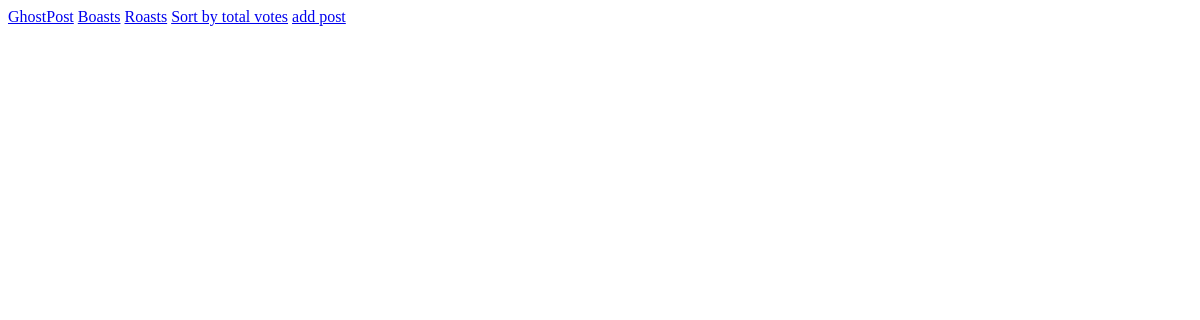
Before: / with the older database file.
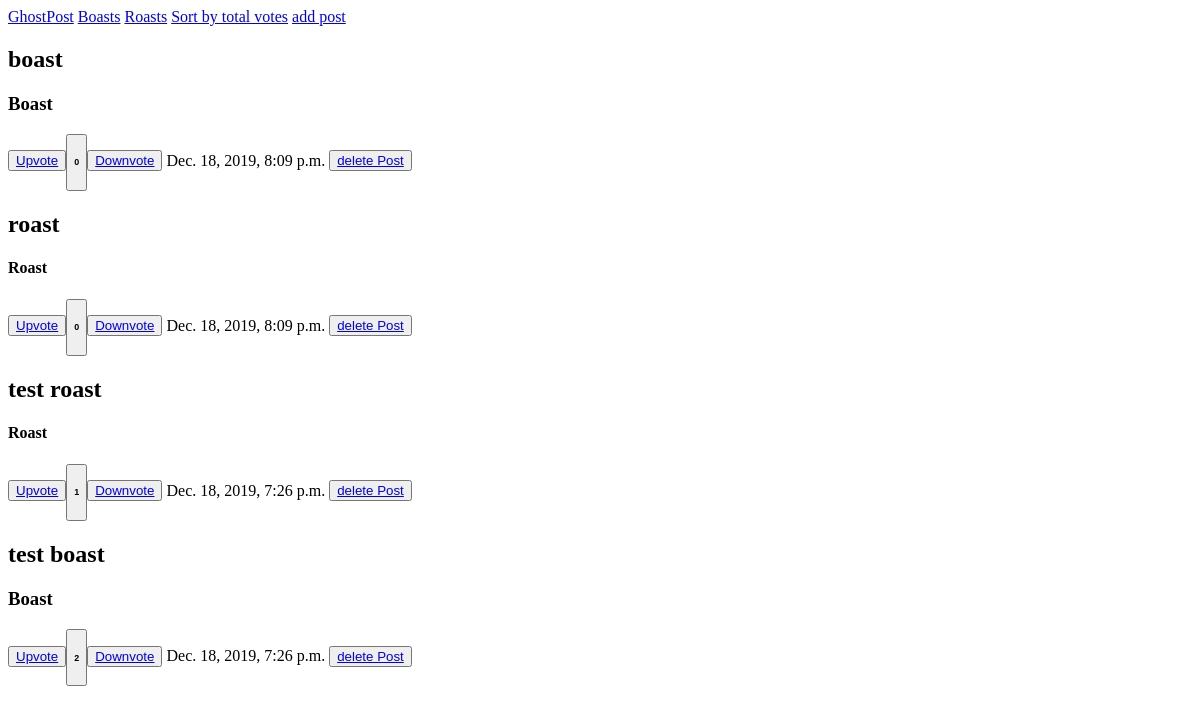
After: the same page with the newer database file.
### Ghosts/models.py (models this page shows, shortened)
class Post(models.Model):
    is_boast = models.BooleanField(default=True)
    post_content = models.CharField(max_length=280)
    up_votes = models.IntegerField(default=0)
    down_votes = models.IntegerField(default=0)
    total_votes = models.IntegerField(default=0)
    post_date = models.DateTimeField(auto_now_add=True, blank=True)

### Ghosts/views.py (the view)
# urls.py: path('', views.index, name='homepage'),
def index(request):
    html = 'index.html'
    posts = Post.objects.all().order_by('-post_date')
    return render(request, html, {'data': posts})

### Ghosts/templates/index.html (shortened to what this page needs)
<!DOCTYPE html>
<html lang="en"></html>
<head>
</head>
<body>
        <a href="/">GhostPost</a>
        <a href="/boasts/">Boasts</a>
        <a href="/roasts/">Roasts</a>
        <a href="/sorted/">Sort by total votes</a>
        <a href="/add_post/">add post</a>
   <div>
        {% for item in data %}
           <h2>{{item.post_content}}</h2>
            {% if item.is_boast %}
                <h3>Boast</h3>
            {% else %}
                <h4>Roast</h4>
            {% endif %}
            <button><a href='/upvote/{{ item.id}}/'>Upvote</a><button>
            <h6>{{item.total_votes}}</h6>
            <button><a href='/downvote/{{item.id}}/'>Downvote</a></button>
            <h7>{{item.post_date}}</h7>
            <button><a href='/delete/{{item.id}}/'>delete Post</a></button>
        {% endfor %}

Changed rows visible on the page:
added Post: post_content "boast", is_boast "Boast", total_votes "0", post_date "Dec. 18, 2019, 8:09 p.m."
added Post: post_content "roast", is_boast "Roast", total_votes "0", post_date "Dec. 18, 2019, 8:09 p.m."
added Post: post_content "test roast", is_boast "Roast", total_votes "1", post_date "Dec. 18, 2019, 7:26 p.m."
added Post: post_content "test boast", is_boast "Boast", total_votes "2", post_date "Dec. 18, 2019, 7:26 p.m."
